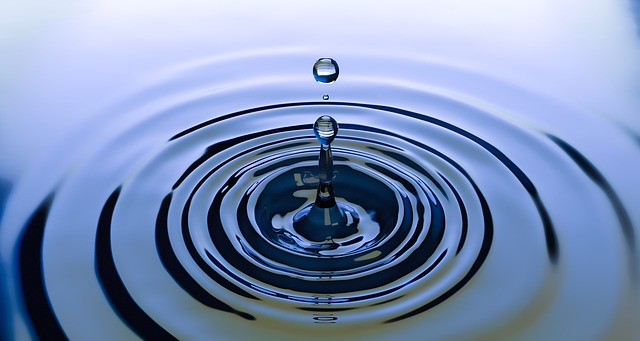
#> input picture Python/test_img_2.jpg, 640 x 341 px
$ python Image_processing_test.py
#> lines starting #> are read from the running program, lines starting #| are printed output that depends on the picture
### Python/Img_pr_fun.py

# coding: utf-8

# In[6]:


import numpy as np
import cv2
import os
import matplotlib.pyplot as plt
import matplotlib.image as mpimg
import img_processing_class


# In[8]:


# [5 lines left out: function hist_data, not called in this run]

def log_transform(Img, log_transform=None):
    if log_transform is None:
        log_transform = 1

    s = log_transform*np.log(np.ones(Img.shape) + Img)
    return s

def neg_tf(Img):
    neg_Img = (256-1)*np.ones(Img.shape) - Img
    return neg_Img

# [20 lines left out: functions power_tf, hist_eq, not called in this run]

### Python/Image_processing_test.py
# Library imports

import numpy as np
import cv2
import matplotlib.pyplot as plt
import matplotlib.image as mpimg
import Img_pr_fun

# Testing negative transformation
# The image is first load using opencv2 and check for the transformation

I = cv2.imread('test_img_2.jpg',0)
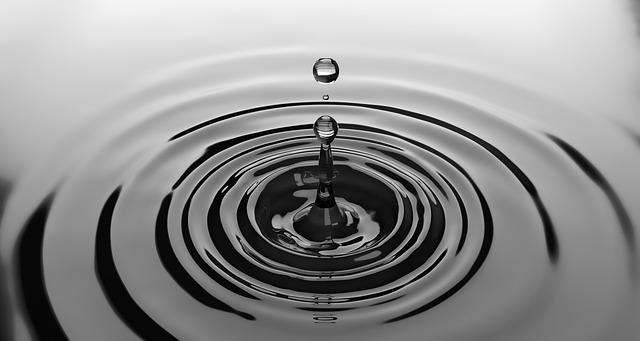
#> I: shape (341, 640); min 0, max 255, mean 143.1
plt.imshow(I,cmap='gray')
plt.show()

img_1 = Img_pr_fun.neg_tf(I)
#> in neg_tf, `neg_Img = (256-1)*np.ones(Img.shape) - Img`:
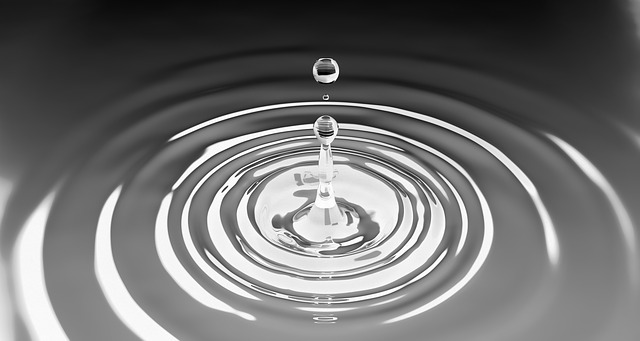
#> neg_Img: shape (341, 640) float64; min 0, max 255, mean 111.9
plt.imshow(img_1,cmap='gray')
plt.show()

# Testing log transformation
# The log tranformation if best viewed in the range of fft components of the image
# The fft of the image is first computed and compared against the log transformation

# FFT image
f = np.fft.fft2(I)
fshift = np.fft.fftshift(f)

# FFT is increased by log function (standard)
magnitude_spectrum = 20*np.log(np.abs(fshift))
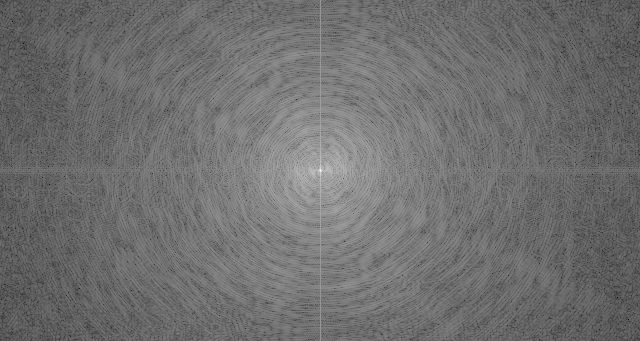
#> magnitude_spectrum: shape (341, 640) float64; min 28.43, max 345.1, mean 166.7; drawn with min black and max white

# FFT image
plt.imshow(np.abs(fshift),cmap="gray")
plt.show()
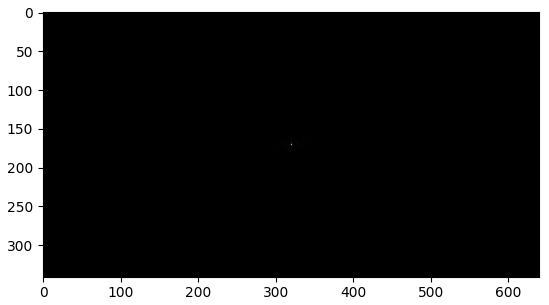
#> figure drawn by matplotlib, 1 panel

# Class assign
I_log = Img_pr_fun.log_transform(fshift)
plt.imshow(np.abs(I_log),cmap="gray")
plt.show()
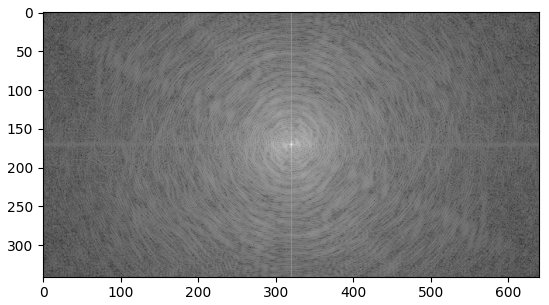
#> figure drawn by matplotlib, 1 panel


# Testing for gamma correction

# In this part of the script the gamma correction is tested
# A different image is loaded

# Load image
mri_img = cv2.imread('MRI-Brain.jpg',0)
#> (the run stopped early here; a loop or call above may not have finished)

$ run again, with Matlab/Image processing/test_img.jpg copied over Python/test_img_2.jpg
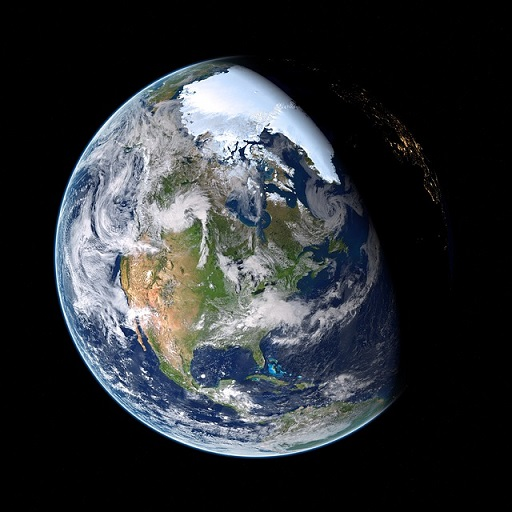
#> input picture Matlab/Image processing/test_img.jpg, 512 x 512 px
#> in neg_tf, `neg_Img = (256-1)*np.ones(Img.shape) - Img`:
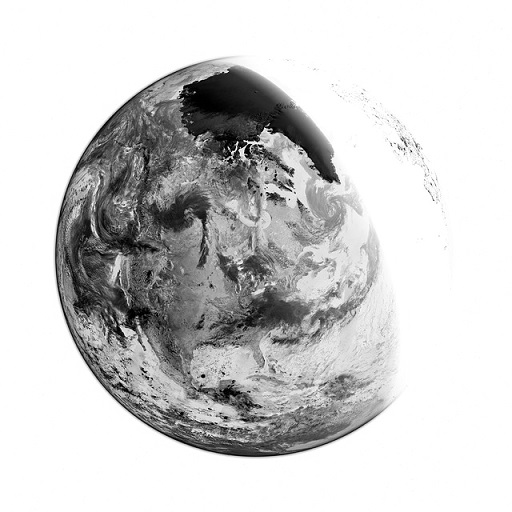
#> neg_Img: shape (512, 512) float64; min 0, max 255, mean 205.6
#> `plt.show()`:
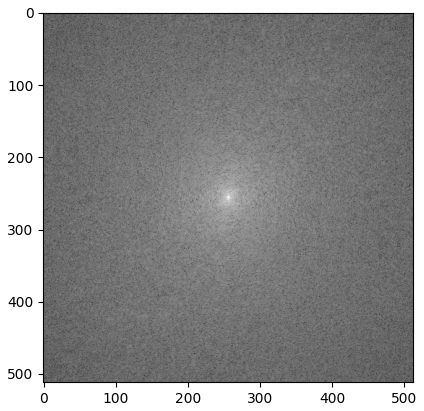
#> figure drawn by matplotlib, 1 panel
